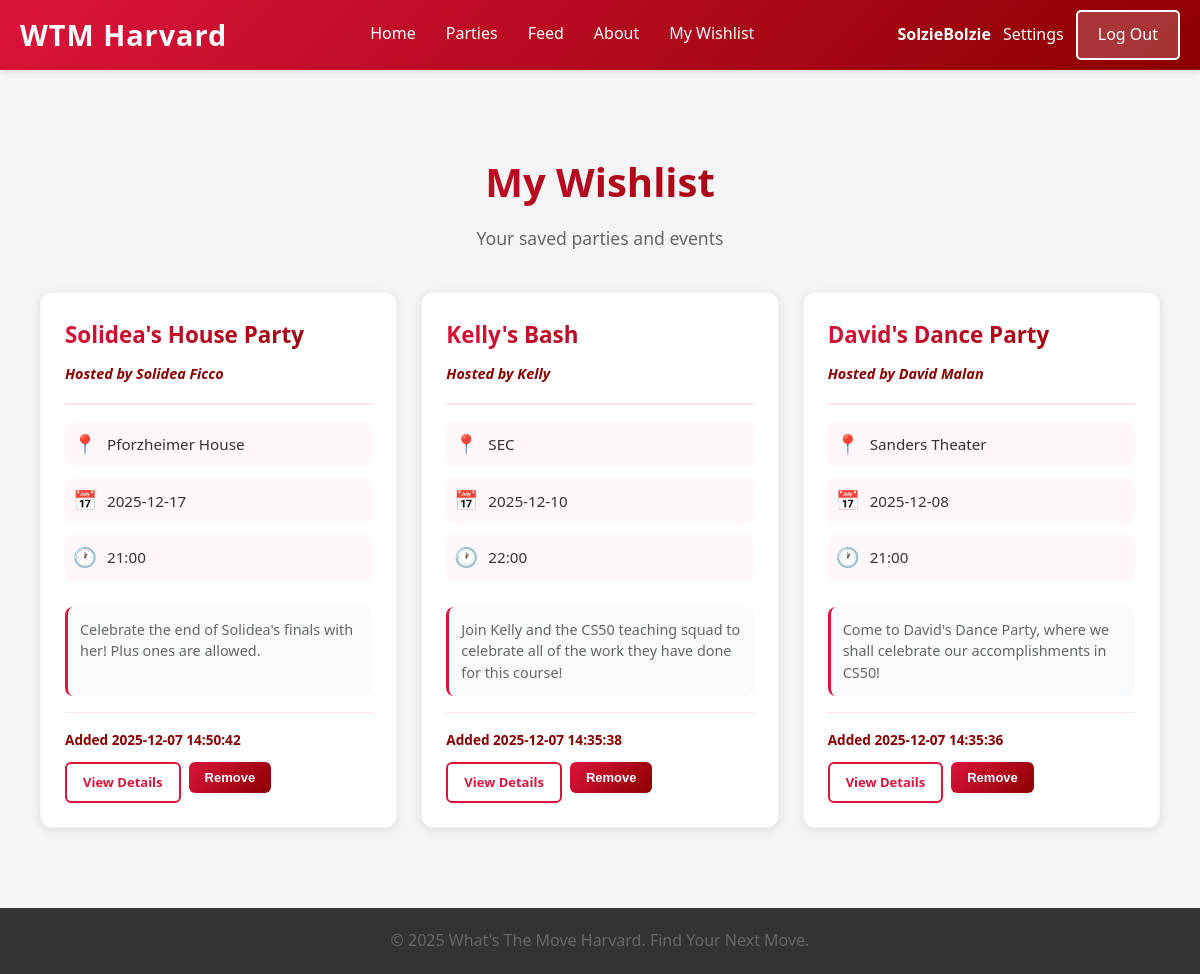
Screenshot of /wishlist (signed in) with the database file from the repository.
### tables this page shows
CREATE TABLE users (id INTEGER PRIMARY KEY AUTOINCREMENT NOT NULL, username TEXT NOT NULL, hash TEXT NOT NULL, display_name TEXT);

CREATE TABLE wishlist (
            id INTEGER PRIMARY KEY AUTOINCREMENT,
            user_id INTEGER NOT NULL,
            party_id INTEGER NOT NULL,
            added_at TIMESTAMP DEFAULT CURRENT_TIMESTAMP,
            FOREIGN KEY (user_id) REFERENCES users(id),
            FOREIGN KEY (party_id) REFERENCES parties(id) ON DELETE CASCADE,
            UNIQUE(user_id, party_id)
        );

CREATE TABLE parties (id INTEGER PRIMARY KEY AUTOINCREMENT, user_id INTEGER NOT NULL, host_name TEXT NOT NULL, party_name TEXT NOT NULL, location TEXT NOT NULL, date TEXT NOT NULL, time TEXT NOT NULL, description TEXT, created_at TIMESTAMP DEFAULT CURRENT_TIMESTAMP, latitude REAL, longitude REAL, flyer_path TEXT, FOREIGN KEY (user_id) REFERENCES users(id));

### app.py (the view)
@app.route('/wishlist')
def wishlist_page():
    user = current_user()
    if not user:
        return redirect(url_for('login_page'))
    conn = get_db_connection()
    parties = conn.execute(
        """
        SELECT p.id,
               p.party_name,
               p.location,
               p.date,
               p.time,
               p.description,
               p.host_name,
               p.flyer_path,
               p.created_at,
               u.username AS created_by,
               u.display_name AS verified_host,
               w.added_at
        FROM wishlist w
        JOIN parties p ON w.party_id = p.id
        JOIN users u ON p.user_id = u.id
        WHERE w.user_id = ?
        ORDER BY w.added_at DESC
        """,
        (user['id'],)
    ).fetchall()
    conn.close()  # This allows user to see all parties in their wishlist and their details
    message = "You haven't added any parties to your wishlist yet." if not parties else None
    return render_template('wishlist.html', parties=parties, message=message, user=user)

### app.py (called while the page is built)
def get_db_connection():
    conn = sqlite3.connect(DATABASE)
    conn.row_factory = sqlite3.Row
    return conn

def current_user():
    if 'user_id' in session:
        return {'id': session['user_id'], 'email': session.get('user')}
    return None

### templates/wishlist.html (shortened to what this page needs)
{% extends "template.html" %}
{% block content %}
<div class="wishlist-container">
    <div class="wishlist-header">
        <h1>My Wishlist</h1>
        <p class="wishlist-subtitle">Your saved parties and events</p>
    </div>
    {% if message %}
    <div class="empty-state">
        <div class="empty-icon">📋</div>
        <p class="empty-message">{{ message }}</p>
        <a href="/list" class="btn primary">Browse Parties</a>
    </div>
    {% else %}
    <div class="parties-grid">
        {% for party in parties %}
        <div class="party-card">
            <div class="party-card-header">
                <h3 class="party-name">{{ party.party_name }}</h3>
                <span class="party-host">Hosted by {{ party.host_name }}</span>
            </div>
            <div class="party-details">
                <div class="detail-item">
                    <span class="detail-icon">📍</span>
                    <span class="detail-text">{{ party.location }}</span>
                </div>
                <div class="detail-item">
                    <span class="detail-icon">📅</span>
                    <span class="detail-text">{{ party.date }}</span>
                </div>
                <div class="detail-item">
                    <span class="detail-icon">🕐</span>
                    <span class="detail-text">{{ party.time }}</span>
                </div>
            </div>
            {% if party.description %}
            <p class="party-description">{{ party.description }}</p>
            {% endif %}
            <div class="party-footer">
                <small class="added-date">Added {{ party.added_at }}</small>
                <div class="party-actions">
                    <a href="/party/{{ party.id }}" class="btn btn-sm btn-outline">View Details</a>
                    <form action="/party/{{ party.id }}/wishlist" method="post" style="display: inline;">
                        <button type="submit" class="btn btn-sm btn-danger">Remove</button>
                    </form>
                </div>
            </div>
        </div>
        {% endfor %}
    </div>
    {% endif %}
</div>
{% endblock %}

### templates/template.html (shortened to what this page needs)
<!DOCTYPE html>
<html lang="en">
<head>
    <link rel="stylesheet" href="{{ url_for('static', filename='style.css') }}">
</head>
<body>
    <nav class="navbar">
        <div class="nav-container">
            <a href="/" class="nav-logo">WTM Harvard</a>
            <ul class="nav-menu">
                <li class="nav-item">
                    <a href="/" class="nav-link">Home</a>
                </li>
                <li class="nav-item">
                    <a href="/list" class="nav-link">Parties</a>
                </li>
                <li class="nav-item">
                    <a href="/feed" class="nav-link">Feed</a>
                </li>
                <li class="nav-item">
                    <a href="/about" class="nav-link">About</a>
                </li>
                {% if session.get('user') %}
                <li class="nav-item">
                    <a href="/wishlist" class="nav-link">My Wishlist</a>
                </li>
                {% endif %}
            </ul>
            {% if session.get('user') %}
            <div class="nav-auth">
                <span class="nav-user">{{ session.get('username', session.get('user')) }}</span>
                <a href="/settings" class="nav-settings">Settings</a>
                <a href="/logout" class="nav-login">Log Out</a>
            </div>
            {% else %}
            <a href="/login" class="nav-login">Log In</a>
            {% endif %}
        </div>
    </nav>
    <main class="content">
        {% block content %}{% endblock %}
    </main>
    <footer class="footer">
        <p>&copy; 2025 What's The Move Harvard. Find Your Next Move.</p>
    </footer>
</body>
</html>

### rows the page displays
users: get "SolzieBolzie"
wishlist: party_name "Solidea's House Party", host_name "Solidea Ficco", location "Pforzheimer House", date "2025-12-17", time "21:00", description "Celebrate the end of Solidea's finals with her! Plus ones are allowed.", added_at "2025-12-07 14:50:42"
wishlist: party_name "Kelly's Bash", host_name "Kelly", location "SEC", date "2025-12-10", time "22:00", description "Join Kelly and the CS50 teaching squad to celebrate all of the work they have done for this course!", added_at "2025-12-07 14:35:38"
wishlist: party_name "David's Dance Party", host_name "David Malan", location "Sanders Theater", date "2025-12-08", time "21:00", description "Come to David's Dance Party, where we shall celebrate our accomplishments in CS50!", added_at "2025-12-07 14:35:36"
